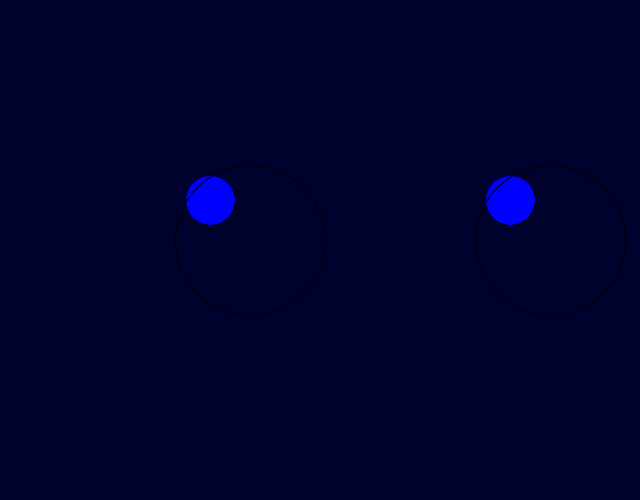
Frame 1 (no input)
Frame 60 (the mouse pressed at the canvas centre just before this capture): identical to frame 1, image omitted
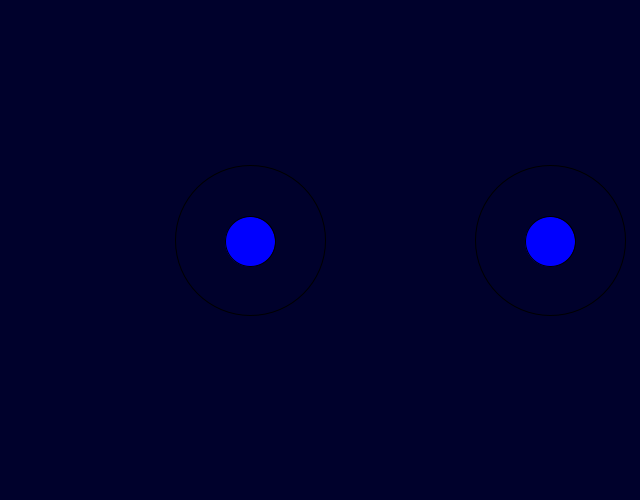
Frame 120 (the mouse held since frame 60 and released just before this capture)

The Processing sketch that drew these frames (run headless with seeded random() and noise(); from frame 60 on, the mouse is pressed at the canvas centre):

// Processing sketch: processing_186779
// ── processing_186779.pde


int x,y;
float xinthebox;
float yinthebox;
int x_cord;
int y_cord;
int spacing;

void setup () {
  background(255,255,300);
  size(640,500);
  }
  
void draw () {
  background(300);
  fill(0,0,255);
  x = mouseX;
  y = mouseY;
  x_cord = 320-70;
  y_cord = 240;
  spacing = 300;
  xinthebox = map(x, 0, 639, x_cord-40, x_cord+40);
  yinthebox = map(y, 0, 479, y_cord-40, y_cord+40);
  ellipse(xinthebox,yinthebox,50,50);
  ellipse(xinthebox+spacing,yinthebox,50,50);
  noFill();
  ellipse(x_cord,y_cord,150,150);
  ellipse(x_cord+spacing,y_cord,150,150);
}

void mousePressed(){
   
}
